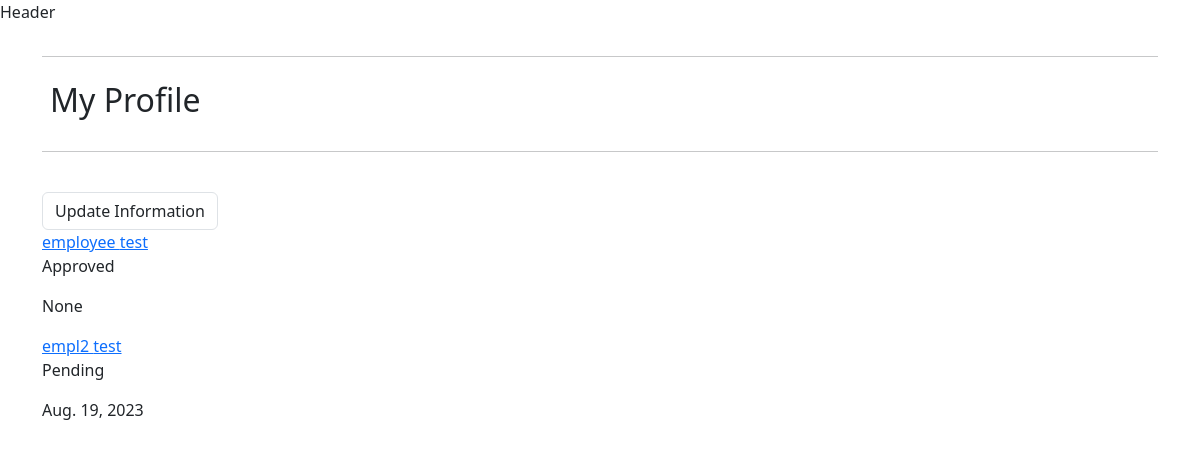
/manager/ (signed in), run on an earlier commit of the app's database.
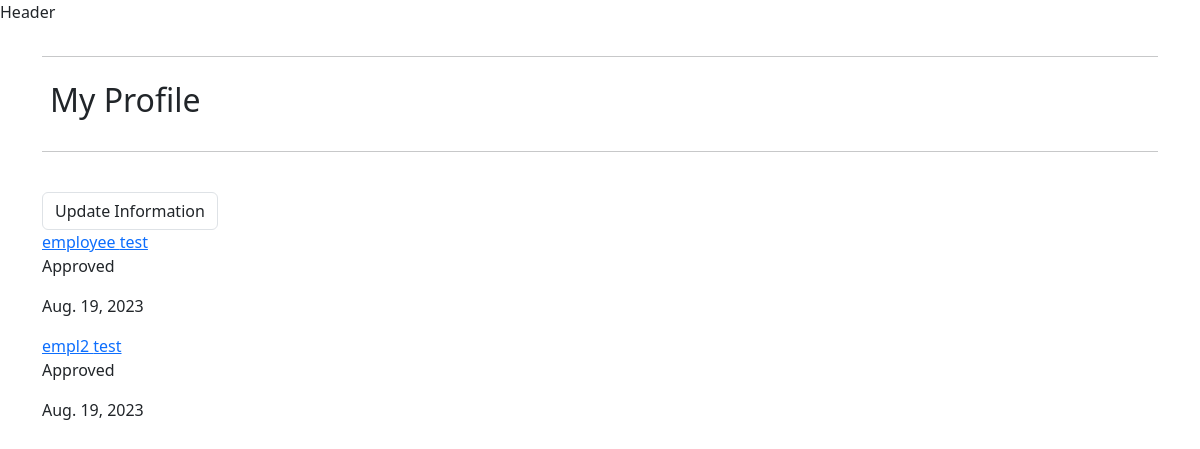
And on a later commit of the database.
### employees/models.py (models this page shows, shortened)
class EmployeeProfile(models.Model):
    APPROVE_CHOICES = ((0, 'Pending'), (1, 'Approved'))
    GENDER_CHOICES = (('M', _('Male')), ('F', _('Female')))
    user = models.ForeignKey(User, on_delete=models.CASCADE)
    phone_number = models.IntegerField(blank=True, null=True)
    birth_date = models.DateField(blank=True, null=True)
    gender = models.CharField(max_length=1, choices=GENDER_CHOICES,blank=True, null=True)
    job_role = models.ForeignKey(JobRole,on_delete=models.CASCADE, blank=True, null=True)
    line_manager = models.ForeignKey(ManagerProfile, on_delete=models.CASCADE, blank=True, null=True,related_name="%(app_label)s_%(class)s_line_manager")
    approved = models.BooleanField(choices=APPROVE_CHOICES, default=0)
    company = models.ForeignKey(Business, on_delete=models.CASCADE, blank=True, null=True)
    start_date = models.DateField(default=None, blank=True, null=True)
    end_date = models.DateField(null=True, blank=True)

### manager/views.py (the view)
# urls.py: path('manager/', views.manager_site, name='manager'),
@login_required
def manager_site(request):
    manager = get_object_or_404(ManagerProfile, user=request.user)
    all_employee = EmployeeProfile.objects.all()
    employees = all_employee.filter(company=manager.company)
    if request.method == 'POST':
        manager_form = ManagerProfileForm(request.POST, instance=manager)
        if manager_form.is_valid():
            manager_form.save()
    else:
        manager_form = ManagerProfileForm(instance=manager)
    template = 'manager.html'
    context = {
        'manager_form': manager_form,
        'employees': employees,
    }
    return render(request, template, context)

### manager/templates/manager.html (shortened to what this page needs)
{% extends "base.html" %}
{% load static %}
{% block content %}
<div class="container">
    <div class="row">
        <div class="col">
            <hr>
            <h2 class="text p-2 mb-4">My Profile</h2>
            <hr>
        </div>
    </div>
    <div class="row">
        <div class="col-12 col-lg-6">
            <form class="mt-3 profile-update-form text" action="{% url 'manager' %}" method="POST"
                id="profile-update-form">
                <button class="btn rounded-2 text float-right border mt-2">Update Information</button>
            </form>
        </div>
    {% for employee in employees %}
        <a href="{% url 'approve' employee.id %}">{{ employee.user.first_name}} {{ employee.user.last_name }}</a>
        <p>{{ employee.get_approved_display }}</p>
        <p>{{employee.start_date}}</p>
    {% endfor %}
{% endblock %}

What changed in the data, as far as the page shows it:
changed EmployeeProfile "employee": start_date "None" → "Aug. 19, 2023"
changed EmployeeProfile "empl2": approved "Pending" → "Approved"
